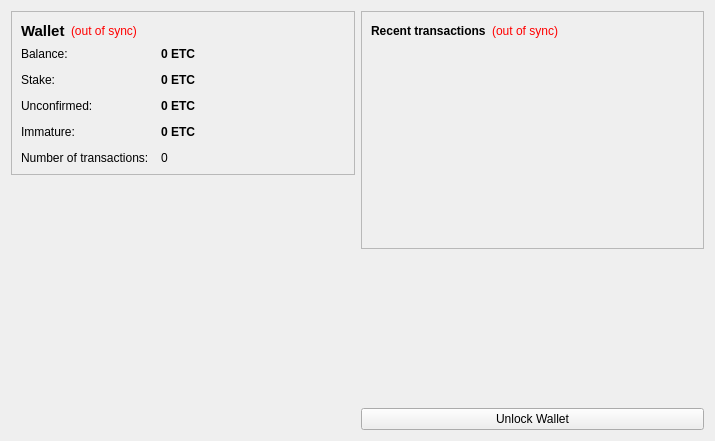
<?xml version="1.0" encoding="UTF-8"?>
<ui version="4.0">
 <class>OverviewPage</class>
 <widget class="QWidget" name="OverviewPage">
  <property name="geometry">
   <rect>
    <x>0</x>
    <y>0</y>
    <width>715</width>
    <height>441</height>
   </rect>
  </property>
  <property name="windowTitle">
   <string>Form</string>
  </property>
  <layout class="QHBoxLayout" name="horizontalLayout" stretch="1,1">
   <item>
    <layout class="QVBoxLayout" name="verticalLayout_2">
     <item>
      <widget class="QFrame" name="frame">
       <property name="frameShape">
        <enum>QFrame::StyledPanel</enum>
       </property>
       <property name="frameShadow">
        <enum>QFrame::Raised</enum>
       </property>
       <layout class="QVBoxLayout" name="verticalLayout_4">
        <item>
         <layout class="QHBoxLayout" name="horizontalLayout_4">
          <item>
           <widget class="QLabel" name="label_5">
            <property name="font">
             <font>
              <pointsize>11</pointsize>
              <weight>75</weight>
              <bold>true</bold>
             </font>
            </property>
            <property name="text">
             <string>Wallet</string>
            </property>
           </widget>
          </item>
          <item>
           <widget class="QLabel" name="labelWalletStatus">
            <property name="toolTip">
             <string>The displayed information may be out of date. Your wallet automatically synchronizes with the EasyTescoCoin network after a connection is established, but this process has not completed yet.</string>
            </property>
            <property name="styleSheet">
             <string notr="true">QLabel { color: red; }</string>
            </property>
            <property name="text">
             <string notr="true">(out of sync)</string>
            </property>
            <property name="alignment">
             <set>Qt::AlignLeading|Qt::AlignLeft|Qt::AlignVCenter</set>
            </property>
           </widget>
          </item>
          <item>
           <spacer name="horizontalSpacer_2">
            <property name="orientation">
             <enum>Qt::Horizontal</enum>
            </property>
            <property name="sizeHint" stdset="0">
             <size>
              <width>40</width>
              <height>20</height>
             </size>
            </property>
           </spacer>
          </item>
         </layout>
        </item>
        <item>
         <layout class="QFormLayout" name="formLayout_2">
          <property name="fieldGrowthPolicy">
           <enum>QFormLayout::AllNonFixedFieldsGrow</enum>
          </property>
          <property name="horizontalSpacing">
           <number>12</number>
          </property>
          <property name="verticalSpacing">
           <number>12</number>
          </property>
          <item row="0" column="0">
           <widget class="QLabel" name="label">
            <property name="text">
             <string>Balance:</string>
            </property>
           </widget>
          </item>
          <item row="0" column="1">
           <widget class="QLabel" name="labelBalance">
            <property name="font">
             <font>
              <weight>75</weight>
              <bold>true</bold>
             </font>
            </property>
            <property name="cursor">
             <cursorShape>IBeamCursor</cursorShape>
            </property>
            <property name="toolTip">
             <string>Your current balance</string>
            </property>
            <property name="text">
             <string notr="true">0 ETC</string>
            </property>
            <property name="textInteractionFlags">
             <set>Qt::LinksAccessibleByMouse|Qt::TextSelectableByKeyboard|Qt::TextSelectableByMouse</set>
            </property>
           </widget>
          </item>
          <item row="1" column="0">
           <widget class="QLabel" name="label_6">
            <property name="text">
             <string>Stake:</string>
            </property>
           </widget>
          </item>
          <item row="1" column="1">
           <widget class="QLabel" name="labelStake">
            <property name="font">
             <font>
              <weight>75</weight>
              <bold>true</bold>
             </font>
            </property>
            <property name="cursor">
             <cursorShape>IBeamCursor</cursorShape>
            </property>
            <property name="toolTip">
             <string>Total of coins that was staked, and do not yet count toward the current balance</string>
            </property>
            <property name="text">
             <string notr="true">0 ETC</string>
            </property>
            <property name="textInteractionFlags">
             <set>Qt::LinksAccessibleByMouse|Qt::TextSelectableByKeyboard|Qt::TextSelectableByMouse</set>
            </property>
           </widget>
          </item>
          <item row="2" column="0">
           <widget class="QLabel" name="label_3">
            <property name="text">
             <string>Unconfirmed:</string>
            </property>
           </widget>
          </item>
          <item row="2" column="1">
           <widget class="QLabel" name="labelUnconfirmed">
            <property name="font">
             <font>
              <weight>75</weight>
              <bold>true</bold>
             </font>
            </property>
            <property name="cursor">
             <cursorShape>IBeamCursor</cursorShape>
            </property>
            <property name="toolTip">
             <string>Total of transactions that have yet to be confirmed, and do not yet count toward the current balance</string>
            </property>
            <property name="text">
             <string notr="true">0 ETC</string>
            </property>
            <property name="textInteractionFlags">
             <set>Qt::LinksAccessibleByMouse|Qt::TextSelectableByKeyboard|Qt::TextSelectableByMouse</set>
            </property>
           </widget>
          </item>
          <item row="3" column="0">
           <widget class="QLabel" name="labelImmatureText">
            <property name="text">
             <string>Immature:</string>
            </property>
           </widget>
          </item>
          <item row="3" column="1">
           <widget class="QLabel" name="labelImmature">
            <property name="font">
             <font>
              <weight>75</weight>
              <bold>true</bold>
             </font>
            </property>
            <property name="toolTip">
             <string>Mined balance that has not yet matured</string>
            </property>
            <property name="text">
             <string notr="true">0 ETC</string>
            </property>
            <property name="textInteractionFlags">
             <set>Qt::LinksAccessibleByMouse|Qt::TextSelectableByKeyboard|Qt::TextSelectableByMouse</set>
            </property>
           </widget>
          </item>
          <item row="4" column="0">
           <widget class="QLabel" name="label_2">
            <property name="text">
             <string>Number of transactions:</string>
            </property>
           </widget>
          </item>
          <item row="4" column="1">
           <widget class="QLabel" name="labelNumTransactions">
            <property name="toolTip">
             <string>Total number of transactions in wallet</string>
            </property>
            <property name="text">
             <string notr="true">0</string>
            </property>
           </widget>
          </item>
         </layout>
        </item>
       </layout>
      </widget>
     </item>
     <item>
      <spacer name="verticalSpacer">
       <property name="orientation">
        <enum>Qt::Vertical</enum>
       </property>
       <property name="sizeHint" stdset="0">
        <size>
         <width>20</width>
         <height>40</height>
        </size>
       </property>
      </spacer>
     </item>
	 <item>
      <widget class="QLabel" name="label_6">
       <property name="text">
        <string/>
       </property>
       <property name="pixmap">
        <pixmap resource="../bitcoin.qrc">:/images/backg</pixmap>
       </property>
       <property name="scaledContents">
        <bool>false</bool>
       </property>
       <property name="alignment">
        <set>Qt::AlignCenter</set>
       </property>
       <property name="margin">
        <number>-2</number>
       </property>
      </widget>
     </item>
    </layout>
   </item>
   <item>
    <layout class="QVBoxLayout" name="verticalLayout_3">
     <item>
      <widget class="QFrame" name="frame_2">
       <property name="frameShape">
        <enum>QFrame::StyledPanel</enum>
       </property>
       <property name="frameShadow">
        <enum>QFrame::Raised</enum>
       </property>
       <layout class="QVBoxLayout" name="verticalLayout">
        <item>
         <layout class="QHBoxLayout" name="horizontalLayout_2">
          <item>
           <widget class="QLabel" name="label_4">
            <property name="text">
             <string>&lt;b&gt;Recent transactions&lt;/b&gt;</string>
            </property>
           </widget>
          </item>
          <item>
           <widget class="QLabel" name="labelTransactionsStatus">
            <property name="toolTip">
             <string>The displayed information may be out of date. Your wallet automatically synchronizes with the EasyTescoCoin network after a connection is established, but this process has not completed yet.</string>
            </property>
            <property name="styleSheet">
             <string notr="true">QLabel { color: red; }</string>
            </property>
            <property name="text">
             <string notr="true">(out of sync)</string>
            </property>
            <property name="alignment">
             <set>Qt::AlignRight|Qt::AlignTrailing|Qt::AlignVCenter</set>
            </property>
           </widget>
          </item>
          <item>
           <spacer name="horizontalSpacer">
            <property name="orientation">
             <enum>Qt::Horizontal</enum>
            </property>
            <property name="sizeHint" stdset="0">
             <size>
              <width>40</width>
              <height>20</height>
             </size>
            </property>
           </spacer>
          </item>
         </layout>
        </item>
        <item>
         <widget class="QListView" name="listTransactions">
          <property name="styleSheet">
           <string notr="true">QListView { background: transparent; }</string>
          </property>
          <property name="frameShape">
           <enum>QFrame::NoFrame</enum>
          </property>
          <property name="verticalScrollBarPolicy">
           <enum>Qt::ScrollBarAlwaysOff</enum>
          </property>
          <property name="horizontalScrollBarPolicy">
           <enum>Qt::ScrollBarAlwaysOff</enum>
          </property>
          <property name="selectionMode">
           <enum>QAbstractItemView::NoSelection</enum>
          </property>
         </widget>
        </item>
       </layout>
      </widget>
     </item>
     <item>
      <spacer name="verticalSpacer_2">
       <property name="orientation">
        <enum>Qt::Vertical</enum>
       </property>
       <property name="sizeHint" stdset="0">
        <size>
         <width>20</width>
         <height>40</height>
        </size>
       </property>
      </spacer>
     </item>
     <item>
      <widget class="QPushButton" name="unlockWalletButton">
       <property name="text">
        <string>Unlock Wallet</string>
       </property>
      </widget>
     </item>
    </layout>
   </item>
  </layout>
 </widget>
 <resources>
  <include location="../bitcoin.qrc"/>
 </resources>
 <connections/>
</ui>
